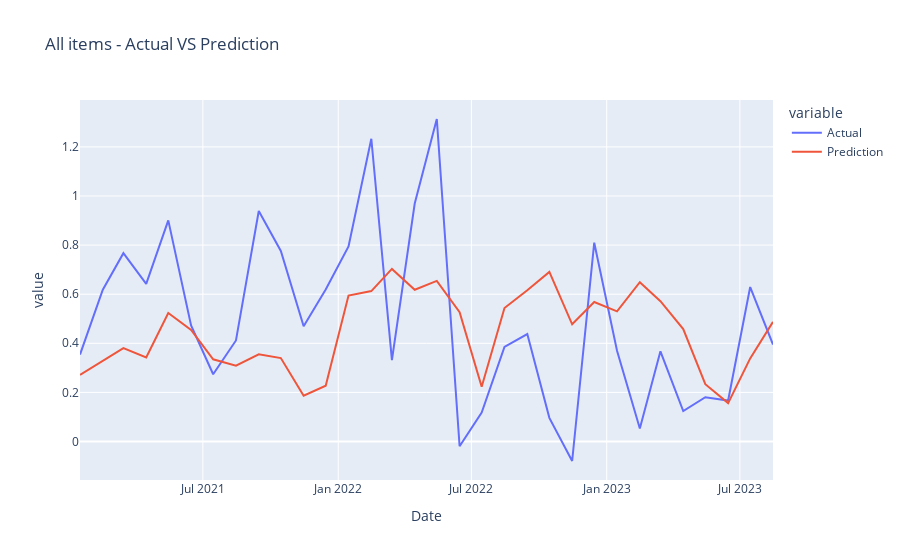
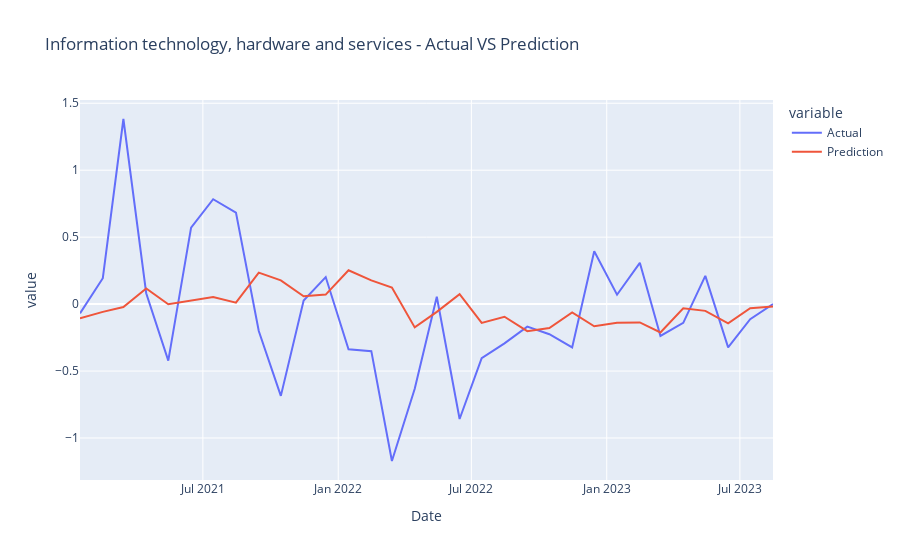
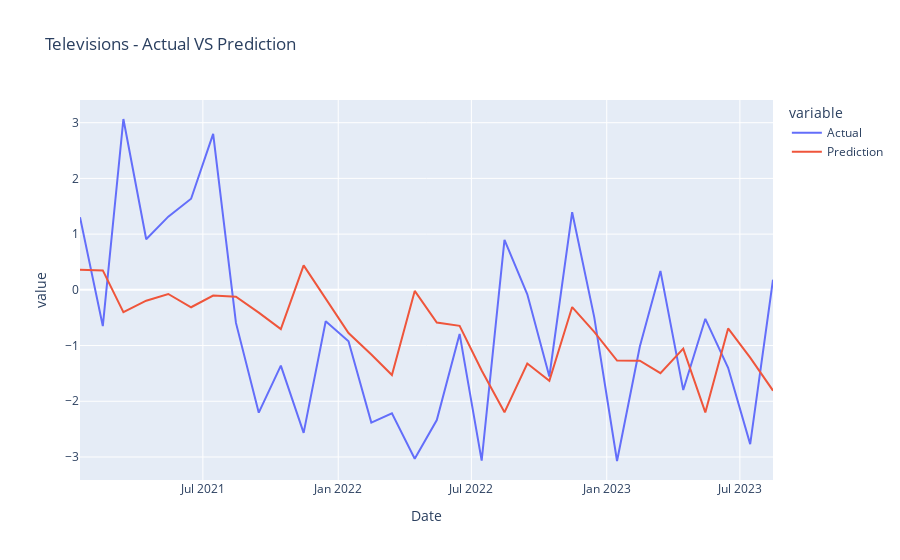
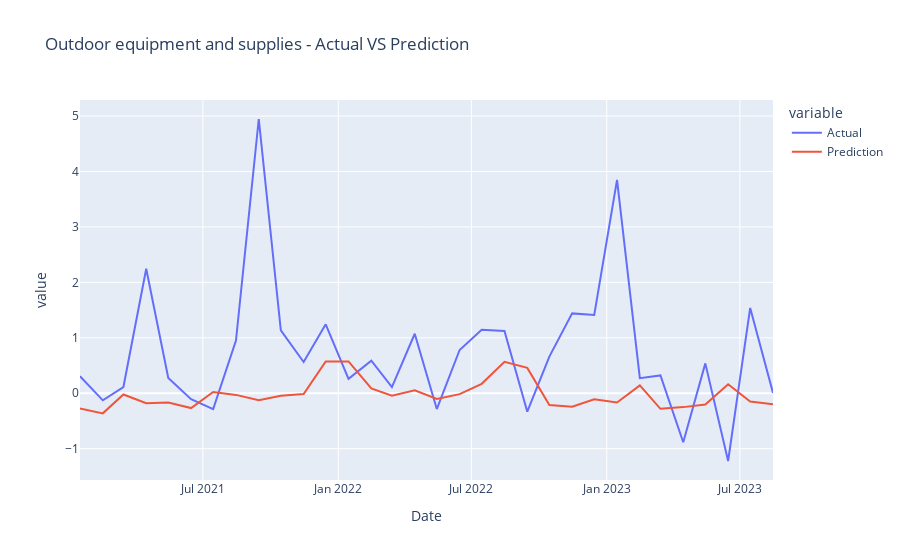

The cell these charts' notebook holds for them, in order:
### Markdown cell above
Plot Results:

### Code cell
def plot_results(all_data_dict, categories):
    category_samples = ['All items']+random.sample(categories, 10)
    for category in category_samples:
        category_df = all_data_dict[category]
        fig = px.line(category_df, x="Date", y=["Actual", "Prediction"], title=f'{category} - Actual VS Prediction')
        fig.show()

plot_results(all_data_test_dict, all_categories)

### Figure 1 — Plotly figure (JSON) as saved in the notebook; plotly's stock layout.template omitted (floating-point values rounded to 4 significant figures)
{"data": [{"hovertemplate": "variable=Actual<br>Date=%{x}<br>value=%{y}<extra></extra>", "legendgroup": "Actual", "line": {"color": "#636efa", "dash": "solid"}, "marker": {"symbol": "circle"}, "mode": "lines", "name": "Actual", "orientation": "v", "showlegend": true, "type": "scatter", "x": ["2021-01-15", "2021-02-15", "2021-03-15", "2021-04-15", "2021-05-15", "2021-06-15", "2021-07-15", "2021-08-15", "2021-09-15", "2021-10-15", "2021-11-15", "2021-12-15", "2022-01-15", "2022-02-15", "2022-03-15", "2022-04-15", "2022-05-15", "2022-06-15", "2022-07-15", "2022-08-15", "2022-09-15", "2022-10-15", "2022-11-15", "2022-12-15", "2023-01-15", "2023-02-15", "2023-03-15", "2023-04-15", "2023-05-15", "2023-06-15", "2023-07-15", "2023-08-15"], "xaxis": "x", "y": [0.354, 0.6182, 0.7671, 0.6422, 0.9008, 0.4727, 0.274, 0.4116, 0.9389, 0.7761, 0.4694, 0.6194, 0.7945, 1.233, 0.3314, 0.9691, 1.314, -0.0193, 0.1181, 0.3852, 0.4374, 0.09624, -0.07947, 0.8098, 0.3693, 0.05303, 0.3671, 0.124, 0.1802, 0.1667, 0.6292, 0.3949], "yaxis": "y"}, {"hovertemplate": "variable=Prediction<br>Date=%{x}<br>value=%{y}<extra></extra>", "legendgroup": "Prediction", "line": {"color": "#EF553B", "dash": "solid"}, "marker": {"symbol": "circle"}, "mode": "lines", "name": "Prediction", "orientation": "v", "showlegend": true, "type": "scatter", "x": ["2021-01-15", "2021-02-15", "2021-03-15", "2021-04-15", "2021-05-15", "2021-06-15", "2021-07-15", "2021-08-15", "2021-09-15", "2021-10-15", "2021-11-15", "2021-12-15", "2022-01-15", "2022-02-15", "2022-03-15", "2022-04-15", "2022-05-15", "2022-06-15", "2022-07-15", "2022-08-15", "2022-09-15", "2022-10-15", "2022-11-15", "2022-12-15", "2023-01-15", "2023-02-15", "2023-03-15", "2023-04-15", "2023-05-15", "2023-06-15", "2023-07-15", "2023-08-15"], "xaxis": "x", "y": [0.2714, 0.3299, 0.3801, 0.3421, 0.5235, 0.4544, 0.3349, 0.3091, 0.3548, 0.3399, 0.1867, 0.2273, 0.5945, 0.6126, 0.703, 0.618, 0.6542, 0.5264, 0.223, 0.5437, 0.6158, 0.6908, 0.4773, 0.5681, 0.53, 0.6487, 0.5715, 0.458, 0.2335, 0.1562, 0.3385, 0.4871], "yaxis": "y"}], "layout": {"legend": {"title": {"text": "variable"}, "tracegroupgap": 0}, "title": {"text": "All items - Actual VS Prediction"}, "xaxis": {"anchor": "y", "domain": [0, 1], "title": {"text": "Date"}}, "yaxis": {"anchor": "x", "domain": [0, 1], "title": {"text": "value"}}}}

### Figure 2 — Plotly figure (JSON) as saved in the notebook; plotly's stock layout.template omitted (floating-point values rounded to 4 significant figures)
{"data": [{"hovertemplate": "variable=Actual<br>Date=%{x}<br>value=%{y}<extra></extra>", "legendgroup": "Actual", "line": {"color": "#636efa", "dash": "solid"}, "marker": {"symbol": "circle"}, "mode": "lines", "name": "Actual", "orientation": "v", "showlegend": true, "type": "scatter", "x": ["2021-01-15", "2021-02-15", "2021-03-15", "2021-04-15", "2021-05-15", "2021-06-15", "2021-07-15", "2021-08-15", "2021-09-15", "2021-10-15", "2021-11-15", "2021-12-15", "2022-01-15", "2022-02-15", "2022-03-15", "2022-04-15", "2022-05-15", "2022-06-15", "2022-07-15", "2022-08-15", "2022-09-15", "2022-10-15", "2022-11-15", "2022-12-15", "2023-01-15", "2023-02-15", "2023-03-15", "2023-04-15", "2023-05-15", "2023-06-15", "2023-07-15", "2023-08-15"], "xaxis": "x", "y": [-0.06902, 0.1931, 1.382, 0.08152, -0.4219, 0.5712, 0.7835, 0.6839, -0.2007, -0.6853, 0.02696, 0.202, -0.3369, -0.3515, -1.172, -0.6324, 0.05515, -0.8583, -0.404, -0.2936, -0.1681, -0.2246, -0.3238, 0.394, 0.0702, 0.3083, -0.2381, -0.1404, 0.2105, -0.3229, -0.1125, 0], "yaxis": "y"}, {"hovertemplate": "variable=Prediction<br>Date=%{x}<br>value=%{y}<extra></extra>", "legendgroup": "Prediction", "line": {"color": "#EF553B", "dash": "solid"}, "marker": {"symbol": "circle"}, "mode": "lines", "name": "Prediction", "orientation": "v", "showlegend": true, "type": "scatter", "x": ["2021-01-15", "2021-02-15", "2021-03-15", "2021-04-15", "2021-05-15", "2021-06-15", "2021-07-15", "2021-08-15", "2021-09-15", "2021-10-15", "2021-11-15", "2021-12-15", "2022-01-15", "2022-02-15", "2022-03-15", "2022-04-15", "2022-05-15", "2022-06-15", "2022-07-15", "2022-08-15", "2022-09-15", "2022-10-15", "2022-11-15", "2022-12-15", "2023-01-15", "2023-02-15", "2023-03-15", "2023-04-15", "2023-05-15", "2023-06-15", "2023-07-15", "2023-08-15"], "xaxis": "x", "y": [-0.1066, -0.05813, -0.0214, 0.1171, -0.0009134, 0.02594, 0.05374, 0.01062, 0.2347, 0.1769, 0.05861, 0.07114, 0.2529, 0.1768, 0.1235, -0.174, -0.05832, 0.07417, -0.1409, -0.09417, -0.2018, -0.1792, -0.06236, -0.1654, -0.1395, -0.1369, -0.2117, -0.03156, -0.05033, -0.1431, -0.03105, -0.01827], "yaxis": "y"}], "layout": {"legend": {"title": {"text": "variable"}, "tracegroupgap": 0}, "title": {"text": "Information technology, hardware and services - Actual VS Prediction"}, "xaxis": {"anchor": "y", "domain": [0, 1], "title": {"text": "Date"}}, "yaxis": {"anchor": "x", "domain": [0, 1], "title": {"text": "value"}}}}

### Figure 3 — Plotly figure (JSON) as saved in the notebook; plotly's stock layout.template omitted (floating-point values rounded to 4 significant figures)
{"data": [{"hovertemplate": "variable=Actual<br>Date=%{x}<br>value=%{y}<extra></extra>", "legendgroup": "Actual", "line": {"color": "#636efa", "dash": "solid"}, "marker": {"symbol": "circle"}, "mode": "lines", "name": "Actual", "orientation": "v", "showlegend": true, "type": "scatter", "x": ["2021-01-15", "2021-02-15", "2021-03-15", "2021-04-15", "2021-05-15", "2021-06-15", "2021-07-15", "2021-08-15", "2021-09-15", "2021-10-15", "2021-11-15", "2021-12-15", "2022-01-15", "2022-02-15", "2022-03-15", "2022-04-15", "2022-05-15", "2022-06-15", "2022-07-15", "2022-08-15", "2022-09-15", "2022-10-15", "2022-11-15", "2022-12-15", "2023-01-15", "2023-02-15", "2023-03-15", "2023-04-15", "2023-05-15", "2023-06-15", "2023-07-15", "2023-08-15"], "xaxis": "x", "y": [1.303, -0.6496, 3.066, 0.9088, 1.314, 1.635, 2.798, -0.5931, -2.205, -1.361, -2.567, -0.5638, -0.923, -2.382, -2.216, -3.033, -2.337, -0.7911, -3.065, 0.8969, -0.0812, -1.555, 1.393, -0.4894, -3.072, -1.017, 0.3401, -1.799, -0.5199, -1.4, -2.769, 0.181], "yaxis": "y"}, {"hovertemplate": "variable=Prediction<br>Date=%{x}<br>value=%{y}<extra></extra>", "legendgroup": "Prediction", "line": {"color": "#EF553B", "dash": "solid"}, "marker": {"symbol": "circle"}, "mode": "lines", "name": "Prediction", "orientation": "v", "showlegend": true, "type": "scatter", "x": ["2021-01-15", "2021-02-15", "2021-03-15", "2021-04-15", "2021-05-15", "2021-06-15", "2021-07-15", "2021-08-15", "2021-09-15", "2021-10-15", "2021-11-15", "2021-12-15", "2022-01-15", "2022-02-15", "2022-03-15", "2022-04-15", "2022-05-15", "2022-06-15", "2022-07-15", "2022-08-15", "2022-09-15", "2022-10-15", "2022-11-15", "2022-12-15", "2023-01-15", "2023-02-15", "2023-03-15", "2023-04-15", "2023-05-15", "2023-06-15", "2023-07-15", "2023-08-15"], "xaxis": "x", "y": [0.3587, 0.3485, -0.4002, -0.1951, -0.07401, -0.3126, -0.1032, -0.1247, -0.4094, -0.7055, 0.4392, -0.1678, -0.7762, -1.16, -1.529, -0.01971, -0.5853, -0.6459, -1.446, -2.199, -1.322, -1.633, -0.3094, -0.7558, -1.27, -1.271, -1.496, -1.056, -2.201, -0.692, -1.216, -1.809], "yaxis": "y"}], "layout": {"legend": {"title": {"text": "variable"}, "tracegroupgap": 0}, "title": {"text": "Televisions - Actual VS Prediction"}, "xaxis": {"anchor": "y", "domain": [0, 1], "title": {"text": "Date"}}, "yaxis": {"anchor": "x", "domain": [0, 1], "title": {"text": "value"}}}}

### Figure 4 — Plotly figure (JSON) as saved in the notebook; plotly's stock layout.template omitted (floating-point values rounded to 4 significant figures)
{"data": [{"hovertemplate": "variable=Actual<br>Date=%{x}<br>value=%{y}<extra></extra>", "legendgroup": "Actual", "line": {"color": "#636efa", "dash": "solid"}, "marker": {"symbol": "circle"}, "mode": "lines", "name": "Actual", "orientation": "v", "showlegend": true, "type": "scatter", "x": ["2021-01-15", "2021-02-15", "2021-03-15", "2021-04-15", "2021-05-15", "2021-06-15", "2021-07-15", "2021-08-15", "2021-09-15", "2021-10-15", "2021-11-15", "2021-12-15", "2022-01-15", "2022-02-15", "2022-03-15", "2022-04-15", "2022-05-15", "2022-06-15", "2022-07-15", "2022-08-15", "2022-09-15", "2022-10-15", "2022-11-15", "2022-12-15", "2023-01-15", "2023-02-15", "2023-03-15", "2023-04-15", "2023-05-15", "2023-06-15", "2023-07-15", "2023-08-15"], "xaxis": "x", "y": [0.3067, -0.1273, 0.1127, 2.247, 0.276, -0.1055, -0.2862, 0.9501, 4.947, 1.135, 0.5635, 1.244, 0.261, 0.588, 0.111, 1.074, -0.2852, 0.7813, 1.145, 1.125, -0.3324, 0.6617, 1.441, 1.412, 3.848, 0.2722, 0.3213, -0.8844, 0.5389, -1.222, 1.54, 0.00624], "yaxis": "y"}, {"hovertemplate": "variable=Prediction<br>Date=%{x}<br>value=%{y}<extra></extra>", "legendgroup": "Prediction", "line": {"color": "#EF553B", "dash": "solid"}, "marker": {"symbol": "circle"}, "mode": "lines", "name": "Prediction", "orientation": "v", "showlegend": true, "type": "scatter", "x": ["2021-01-15", "2021-02-15", "2021-03-15", "2021-04-15", "2021-05-15", "2021-06-15", "2021-07-15", "2021-08-15", "2021-09-15", "2021-10-15", "2021-11-15", "2021-12-15", "2022-01-15", "2022-02-15", "2022-03-15", "2022-04-15", "2022-05-15", "2022-06-15", "2022-07-15", "2022-08-15", "2022-09-15", "2022-10-15", "2022-11-15", "2022-12-15", "2023-01-15", "2023-02-15", "2023-03-15", "2023-04-15", "2023-05-15", "2023-06-15", "2023-07-15", "2023-08-15"], "xaxis": "x", "y": [-0.2767, -0.3624, -0.02209, -0.1794, -0.1687, -0.2666, 0.02249, -0.02939, -0.1258, -0.04376, -0.01448, 0.5724, 0.5742, 0.08649, -0.04301, 0.05233, -0.1017, -0.01605, 0.1708, 0.566, 0.4575, -0.2103, -0.2414, -0.1097, -0.1668, 0.1428, -0.2804, -0.2499, -0.2038, 0.1626, -0.1498, -0.1987], "yaxis": "y"}], "layout": {"legend": {"title": {"text": "variable"}, "tracegroupgap": 0}, "title": {"text": "Outdoor equipment and supplies - Actual VS Prediction"}, "xaxis": {"anchor": "y", "domain": [0, 1], "title": {"text": "Date"}}, "yaxis": {"anchor": "x", "domain": [0, 1], "title": {"text": "value"}}}}
